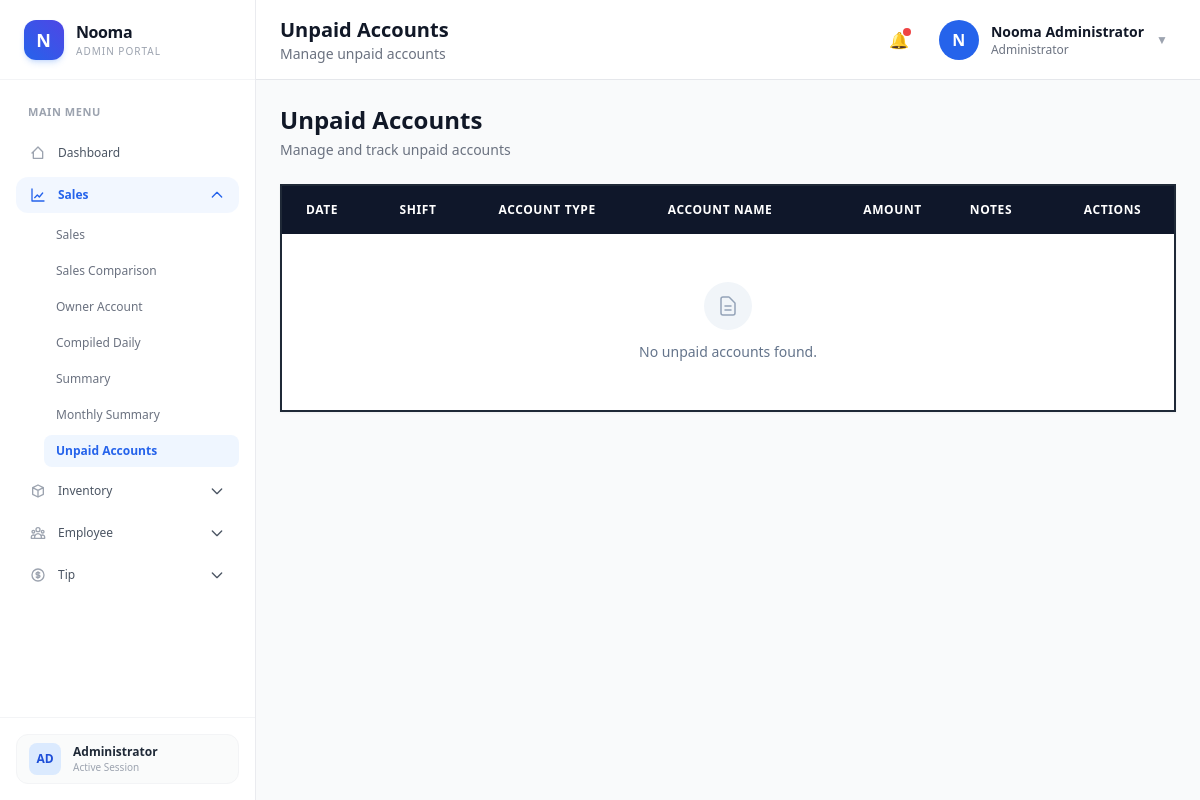
The app's page /frontend/UnpaidAccount/UnpaidAccount.php (signed in), older data.
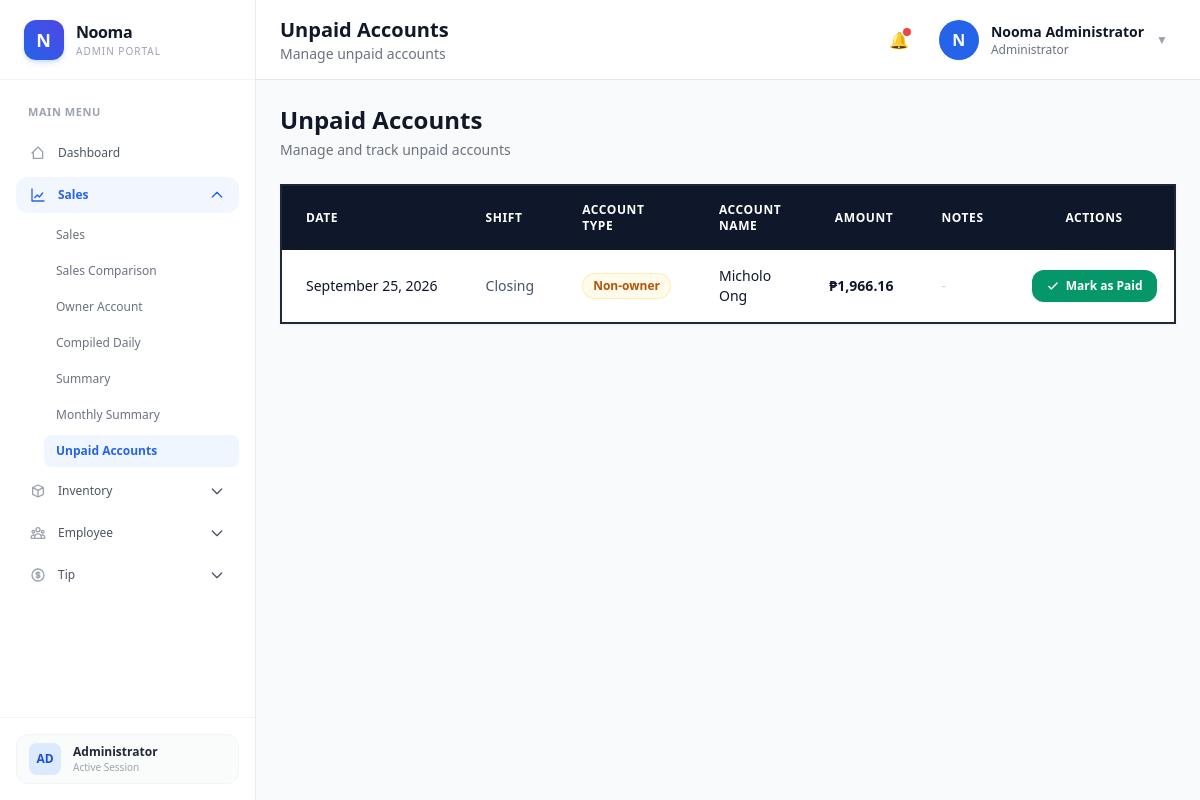
The same page, newer data.
### tables this page shows
CREATE TABLE `daily_reports` (
  `report_id` bigint(20) UNSIGNED NOT NULL,
  `report_number` varchar(50) NOT NULL,
  `report_date` date NOT NULL,
  `shift_name` varchar(50) DEFAULT 'Regular',
  `week_number` tinyint(3) UNSIGNED NOT NULL,
  `cashier_id` bigint(20) UNSIGNED NOT NULL,
  `total_tables` int(10) UNSIGNED NOT NULL DEFAULT 0,
  `total_pax` int(10) UNSIGNED NOT NULL DEFAULT 0,
  `telegram_declared_total` decimal(12,2) NOT NULL DEFAULT 0.00,
  `pos_sales_total` decimal(12,2) NOT NULL DEFAULT 0.00,
  `status` enum('draft','submitted','approved','reopened','voided') NOT NULL DEFAULT 'draft',
  `notes` text DEFAULT NULL,
  `submitted_at` datetime DEFAULT NULL,
  `approved_by` bigint(20) UNSIGNED DEFAULT NULL,
  `approved_at` datetime DEFAULT NULL,
  `created_at` timestamp NOT NULL DEFAULT current_timestamp(),
  `updated_at` timestamp NOT NULL DEFAULT current_timestamp() ON UPDATE current_timestamp()
);

### frontend/UnpaidAccount/UnpaidAccount.php (the view, shortened to what the rows shown need)
<?php
require_once __DIR__ . "/../../backend/config/database.php";
$hasPaidNote = static function ($note): bool {
    return preg_match('/(?:^|[^a-z])paid(?:$|[^a-z])/i', (string) $note) === 1;
};
$unpaidAccounts = [];
$stmt = mysqli_prepare($conn, "SELECT report_id, report_number, report_date, shift_name, notes FROM daily_reports WHERE status <> 'voided' ORDER BY report_date DESC, report_id DESC");
mysqli_stmt_execute($stmt);
$result = mysqli_stmt_get_result($stmt);
while ($row = mysqli_fetch_assoc($result)) {
    $payload = json_decode($row["notes"] ?? "", true);
    if (is_array($payload)) {
        $unpaidAccountNames = [];
        if (!empty($payload["unpaidAccountName"])) {
            $unpaidAccountNames["unpaidAccountName"] = $payload["unpaidAccountName"];
        }
        foreach ($unpaidAccountNames as $nameField => $accountName) {
            $accountIndex = $nameField === "unpaidAccountName" ? "" : substr($nameField, strlen("unpaidAccountName_"));
            $amountField = $accountIndex === "" ? "unpaidAccountAmount" : "unpaidAccountAmount_" . $accountIndex;
            $noteField = $accountIndex === "" ? "unpaidAccountNote" : "unpaidAccountNote_" . $accountIndex;
            $accountName = trim((string) $accountName);
            $accountAmount = (float) str_replace(",", "", (string) ($payload[$amountField] ?? 0));
            $accountNote = $payload[$noteField] ?? "";
            if ($accountName !== "" && $accountAmount > 0 && !$hasPaidNote($accountNote)) {
                $unpaidAccounts[] = [
                    "report_id" => $row["report_id"],
                    "report_number" => $row["report_number"],
                    "report_date" => $row["report_date"],
                    "shift_name" => $row["shift_name"],
                    "account_type" => "non-owner",
                    "account_name" => $accountName,
                    "amount" => $accountAmount,
                    "field_index" => $accountIndex
                ];
            }
        }
    }
}
$ownerAccountNames = [];
$ownerNamesResult = mysqli_query($conn, "SELECT account_holder_id, account_name FROM account_holders WHERE account_type = 'owner' AND is_active = 1");
if ($ownerNamesResult) {
    while ($row = mysqli_fetch_assoc($ownerNamesResult)) {
        $ownerAccountNames[$row["account_holder_id"]] = $row["account_name"];
    }
}
?>
<!DOCTYPE html>
<html lang="en">
<head>
    <script src="https://cdn.tailwindcss.com"></script>
</head>
<body class="bg-gray-50 text-gray-900">
<div class="lg:ml-64 min-h-screen">
    <?php include "../Components/navbar.php"; ?>
    <main class="p-4 md:p-6">
        <div class="mb-6">
            <h2 class="text-2xl font-bold">Unpaid Accounts</h2>
        </div>
        <div class="bg-white border-2 border-gray-800 shadow-sm overflow-hidden">
            <div class="overflow-x-auto">
                <table class="w-full text-left border-collapse">
        <thead>
            <tr class="bg-slate-900 text-white text-xs font-semibold tracking-wider uppercase">
                <th class="px-6 py-4">Date</th>
                <th class="px-6 py-4">Shift</th>
                <th class="px-6 py-4">Account Type</th>
                <th class="px-6 py-4">Account Name</th>
                <th class="px-6 py-4 text-right">Amount</th>
                <th class="px-6 py-4">Notes</th>
                <th class="px-6 py-4 text-center">Actions</th>
            </tr>
        </thead>
        <tbody class="divide-y divide-slate-100 text-sm text-slate-700">
            <?php if (empty($unpaidAccounts)): ?>
                <tr>
                    <td colspan="7" class="px-6 py-12 text-center">
                        <div class="flex flex-col items-center justify-center space-y-3">
                            <div class="w-12 h-12 rounded-full bg-slate-100 flex items-center justify-center text-slate-400">
                                <svg class="w-6 h-6" fill="none" stroke="currentColor" viewBox="0 0 24 24">
                                    <path stroke-linecap="round" stroke-linejoin="round" stroke-width="1.5" d="M9 12h6m-6 4h6m2 5H7a2 2 0 01-2-2V5a2 2 0 012-2h5.586a1 1 0 01.707.293l5.414 5.414a1 1 0 01.293.707V19a2 2 0 01-2 2z"></path>
                                </svg>
                            </div>
                            <p class="text-sm font-medium text-slate-500">No unpaid accounts found.</p>
                        </div>
                    </td>
                </tr>
            <?php else: ?>
                <?php foreach ($unpaidAccounts as $account): ?>
                    <tr class="transition-colors hover:bg-slate-50/80 group">
                        <td class="px-6 py-4 font-medium text-slate-900 whitespace-nowrap">
                            <?= date("F d, Y", strtotime($account["report_date"])) ?>
                        </td>
                        <td class="px-6 py-4 text-slate-600 whitespace-nowrap">
                            <?= htmlspecialchars($account["shift_name"]) ?>
                        </td>
                        <td class="px-6 py-4 whitespace-nowrap">
                            <?php if ($account["account_type"] === "owner"): ?>
                                <span class="inline-flex items-center px-2.5 py-1 rounded-full text-xs font-semibold bg-purple-50 text-purple-700 border border-purple-200/60">
                                    Owner
                                </span>
                            <?php else: ?>
                                <span class="inline-flex items-center px-2.5 py-1 rounded-full text-xs font-semibold bg-amber-50 text-amber-700 border border-amber-200/60">
                                    <?= ucfirst($account["account_type"]) ?>
                                </span>
                            <?php endif; ?>
                        </td>
                        <td class="px-6 py-4 font-medium text-slate-900">
                            <?php if ($account["account_type"] === "owner"): ?>
                                <?= htmlspecialchars($ownerAccountNames[$account["account_id"]] ?? "Owner account #" . $account["account_id"]) ?>
                            <?php else: ?>
                                <?= htmlspecialchars($account["account_name"]) ?>
                            <?php endif; ?>
                        </td>
                        <td class="px-6 py-4 text-right font-bold text-slate-900 whitespace-nowrap">
                            ₱<?= number_format($account["amount"], 2) ?>
                        </td>
                        <td class="px-6 py-4 text-slate-600 max-w-xs truncate">
                            <?php if ($account["account_type"] === "owner" && !empty($account["note"])): ?>
                                <?= htmlspecialchars($account["note"]) ?>
                            <?php else: ?>
                                <span class="text-slate-300">-</span>
                            <?php endif; ?>
                        </td>
                        <td class="px-6 py-4 text-center whitespace-nowrap">
                            <button
                                type="button"
                                class="mark-as-paid inline-flex items-center justify-center px-3.5 py-2 bg-emerald-600 hover:bg-emerald-700 text-white text-xs font-semibold rounded-xl shadow-sm hover:shadow transition-all duration-200 focus:outline-none focus:ring-2 focus:ring-emerald-500/20 active:scale-95"
                                data-report-id="<?= (int) $account["report_id"] ?>"
                                data-account-type="<?= htmlspecialchars($account["account_type"]) ?>"
                                <?php if ($account["account_type"] === "owner"): ?>
                                    data-account-id="<?= (int) $account["account_id"] ?>"
                                <?php else: ?>
                                    data-field-index="<?= htmlspecialchars($account["field_index"]) ?>"
                                <?php endif; ?>
                            >
                                <svg class="w-3.5 h-3.5 mr-1.5" fill="none" stroke="currentColor" viewBox="0 0 24 24">
                                    <path stroke-linecap="round" stroke-linejoin="round" stroke-width="2.5" d="M5 13l4 4L19 7"></path>
                                </svg>
                                Mark as Paid
                            </button>
                        </td>
                    </tr>
                <?php endforeach; ?>
            <?php endif; ?>
        </tbody>
    </table>
            </div>
        </div>
    </main>
</div>
</body>
</html>

Row changes from the older to the newer data that the page shows:
added daily_reports: report_date "September 25, 2026", shift_name "Closing", account_type "Non-owner", account_name "Micholo Ong", amount "1,966.16"
Text that changed along with them:
text no longer shown: "No unpaid accounts found."
